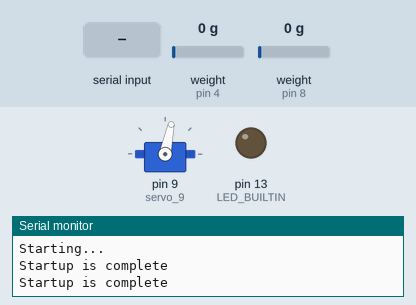
The sketch below on a simulated Arduino Uno, built with avr-gcc and run on an emulated ATmega328P. Parts: servo, output pins drawn as LEDs (lit = HIGH), the last lines printed to the serial monitor. The inputs (shaded band) are chosen by the test bench; at power-on: weight on the scale (sensors on pin 4, pin 8) 0 g.

Above: at 6.0 s.
6.1 s: weight on the scale (sensor on pin 4) set to 88 g
At 6.46 s:
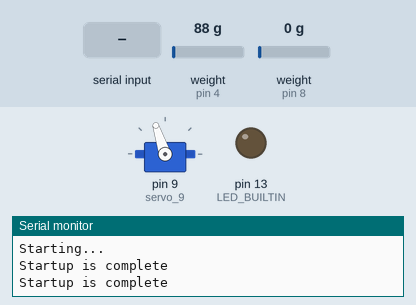
11.4 s: weight on the scale (sensor on pin 4) set to 108 g
At 16.3 s:
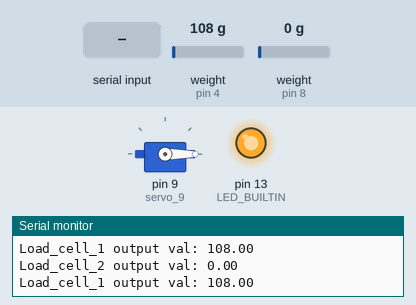
17.2 s: "t" received over Serial
At 17.43 s:
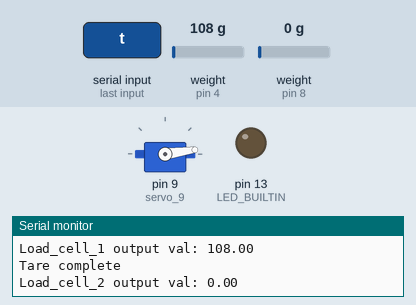
Timing chart, 0 to 26.7 s (numbered marks = the images above; inputs shaded):
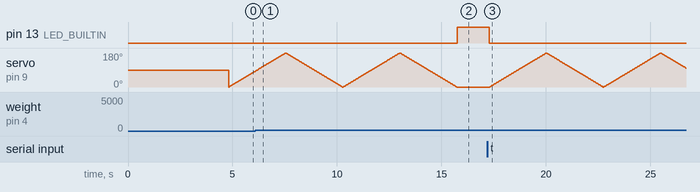

The sketch:

proto_code.ino
```cpp
#include <HX711_ADC.h>
#if defined(ESP8266)|| defined(ESP32) || defined(AVR)
#include <EEPROM.h>
#endif

#include <Servo.h>

int pos = 0;

Servo servo_9;


//pins:
const int HX711_dout_1 = 4; //mcu > HX711 dout pin
const int HX711_sck_1 = 5; //mcu > HX711 sck pin

const int HX711_dout_2 = 8; //mcu > HX711 dout pin
const int HX711_sck_2 = 9; //mcu > HX711 sck pin

//HX711 constructor:
HX711_ADC LoadCell_1(HX711_dout_1, HX711_sck_1);
HX711_ADC LoadCell_2(HX711_dout_2, HX711_sck_2);

const int calVal_eepromAdress = 0;
unsigned long t = 0;

void setup() {
  Serial.begin(57600); delay(10);
  Serial.println();
  Serial.println("Starting...");
  pinMode(LED_BUILTIN, OUTPUT);


  servo_9.attach(9, 500, 2500);


  LoadCell_1.begin();
  LoadCell_2.begin();
  //LoadCell_1.setReverseOutput(); //uncomment to turn a negative output value to positive
  float calibrationValue_1; // calibration value (see example file "Calibration.ino")
  calibrationValue_1 = 620; // uncomment this if you want to set the calibration value in the sketch
  float calibrationValue_2; // calibration value (see example file "Calibration.ino")
  calibrationValue_2 = 620; // uncomment this if you want to set the calibration value in the sketch

#if defined(ESP8266)|| defined(ESP32)
  //EEPROM.begin(512); // uncomment this if you use ESP8266/ESP32 and want to fetch the calibration value from eeprom
#endif
  //EEPROM.get(calVal_eepromAdress, calibrationValue); // uncomment this if you want to fetch the calibration value from eeprom

  unsigned long stabilizingtime = 2000; // preciscion right after power-up can be improved by adding a few seconds of stabilizing time
  boolean _tare = true; //set this to false if you don't want tare to be performed in the next step
  LoadCell_1.start(stabilizingtime, _tare);
  LoadCell_2.start(stabilizingtime, _tare);
  if (LoadCell_1.getTareTimeoutFlag()) {
    Serial.println("Timeout, check MCU>HX711 wiring and pin designations");
    while (1);
  }
  else {
    LoadCell_1.setCalFactor(calibrationValue_1); // set calibration value (float)
    Serial.println("Startup is complete");
  }

  if (LoadCell_2.getTareTimeoutFlag()) {
    Serial.println("Timeout, check MCU>HX711 wiring and pin designations");
    while (1);
  }
  else {
    LoadCell_2.setCalFactor(calibrationValue_2); // set calibration value (float)
    Serial.println("Startup is complete");
  }
}

void loop() {
  static boolean newDataReady_1 = 0;
  static boolean newDataReady_2 = 0;
  const int serialPrintInterval = 0; //increase value to slow down serial print activity

  // check for new data/start next conversion:
  if (LoadCell_1.update()) newDataReady_1 = true;

  // get smoothed value from the dataset:
  if (newDataReady_1) {
    if (millis() > t + serialPrintInterval) {
      float i = LoadCell_1.getData();

      if (i>=100){
        digitalWrite(LED_BUILTIN, HIGH);
      }
      else{
           digitalWrite(LED_BUILTIN, LOW);

          // sweep the servo from 0 to 180 degrees in steps
          // of 1 degrees
          for (pos = 0; pos <= 180; pos += 1) {
            // tell servo to go to position in variable 'pos'
            servo_9.write(pos);
            // wait 15 ms for servo to reach the position
            delay(15); // Wait for 15 millisecond(s)
          }
          for (pos = 180; pos >= 0; pos -= 1) {
            // tell servo to go to position in variable 'pos'
            servo_9.write(pos);
            // wait 15 ms for servo to reach the position
            delay(15); // Wait for 15 millisecond(s)
          }
      }

      Serial.print("Load_cell_1 output val: ");
      Serial.println(i);
      newDataReady_1 = 0;
      t = millis();
    }
  }


  // check for new data/start next conversion:
  if (LoadCell_2.update()) newDataReady_2 = true;

  // get smoothed value from the dataset:
    if (newDataReady_2) {
    if (millis() > t + serialPrintInterval) {
      float j = LoadCell_2.getData();
      Serial.print("Load_cell_2 output val: ");
      Serial.println(j);
      newDataReady_2 = 0;
      t = millis();
    }
  }


/////////////////////////////////////////////////////////////////////////////////
  // receive command from serial terminal, send 't' to initiate tare operation:
  if (Serial.available() > 0) {
    char inByte = Serial.read();
    if (inByte == 't') LoadCell_1.tareNoDelay();
  }

  // check if last tare operation is complete:
  if (LoadCell_1.getTareStatus() == true) {
    Serial.println("Tare complete");
  }

    // receive command from serial terminal, send 't' to initiate tare operation:
  if (Serial.available() > 0) {
    char inByte = Serial.read();
    if (inByte == 't') LoadCell_2.tareNoDelay();
  }

  // check if last tare operation is complete:
  if (LoadCell_2.getTareStatus() == true) {
    Serial.println("Tare complete");
  }
delay(10);
}
```

Measured:
- the behaviour switches between 99 and 100 g on weight on the scale (sensor on pin 4) (found by bisection; images 1 and 2)
- after the input at 11.4 s, pin 13 (LED_BUILTIN): LOW → HIGH after 4.3 s; servo on pin 9 (servo_9): goes on until 15.7 s, then stays 0°
